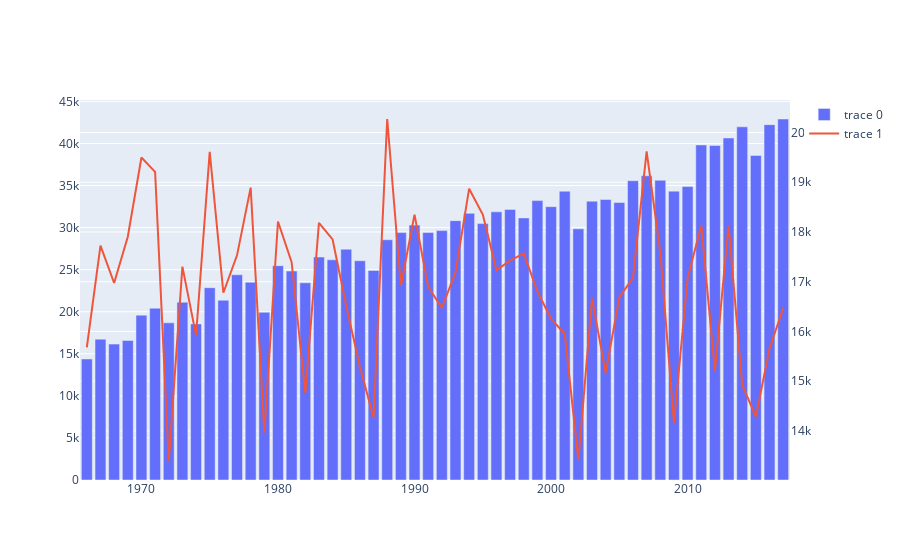

Notebook cell for this chart:
### Code cell
import plotly.graph_objects  as go 


fig =  go.Figure()

fig.add_trace( go.Bar(     x=aggdata['rain_year']  ,y=aggdata['RICE YIELD (Kg per ha)']             )    )
fig.add_trace(    go.Line(  x=aggdata['rain_year'] , y=aggdata['total_rain']   ,  yaxis = 'y2'         )        )


fig.update_layout(   yaxis2={  'overlaying':'y' , 'side':'right'    }

)
fig.show()
